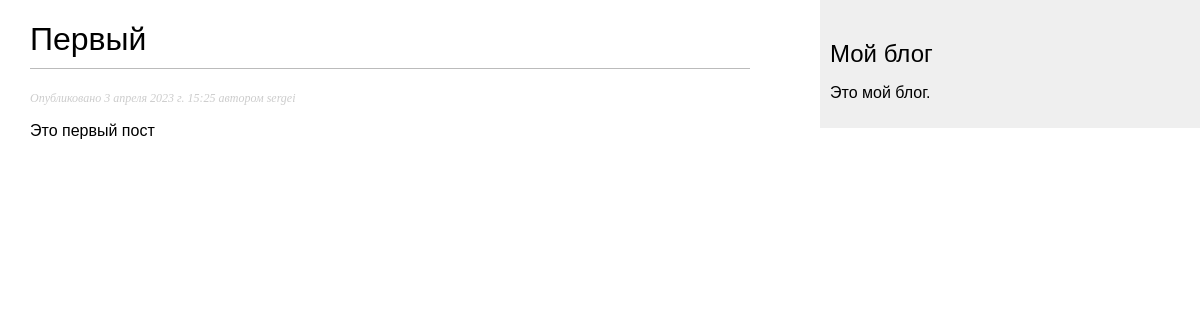
The page /blog/2023/4/3/first/ on the database its author committed.
### blog/models.py (models this page shows, shortened)
class Post(models.Model):
    objects = models.Manager()  # Менеджер по умолчанию.
    published = PublishedManager()  # Наш новый менеджер.
    STATUS_CHOICES = (
        ('draft', 'Черновик'),
        ('published', 'Опубликовано'),)
    title = models.CharField(max_length=250, verbose_name='Название')
    slug = models.SlugField(max_length=250, unique_for_date='publish',
                            verbose_name='Строка идентификатор')
    author = models.ForeignKey(User, on_delete=models.CASCADE,
                               related_name='blog_posts',
                               verbose_name='Автор блога')
    body = models.TextField(verbose_name='Текст блога')
    publish = models.DateTimeField(default=timezone.now,
                                   verbose_name='Время публикации')
    created = models.DateTimeField(auto_now_add=True,
                                   verbose_name='Время создания')
    updated = models.DateTimeField(auto_now=True,
                                   verbose_name='Время изменения')
    status = models.CharField(max_length=10, choices=STATUS_CHOICES,
                              default='draft',
                              verbose_name='Статус блога')

### blog/views.py (the view)
def post_detail(request, year, month, day, post):
    post = get_object_or_404(Post, slug=post, status='published',
                             publish__year=year, publish__month=month,
                             publish__day=day)
    return render(request, 'blog/post/detail.html', {'post': post})

### blog/templates/blog/post/detail.html (shortened to what this page needs)
{% extends "blog/base.html" %}
{% block content %}
  <h1>{{ post.title }}</h1>
  <p class="date">Опубликовано {{ post.publish }} автором {{ post.author }}</p>
  {{ post.body|linebreaks }}
{% endblock %}

### blog/static/css/blog.css (style rules this page uses)
body { margin:0; padding:0; font-family:helvetica, sans-serif; }
h1 { font-weight:normal; border-bottom:1px solid #bbb; padding:0 0 10px 0; }
p.date { color:#ccc; font-family: georgia, serif; font-size: 12px; font-style: italic; }

### rows shown on the page
Post: title "Первый", publish "3 апреля 2023 г. 15:25", author "sergei", body "Это первый пост"
